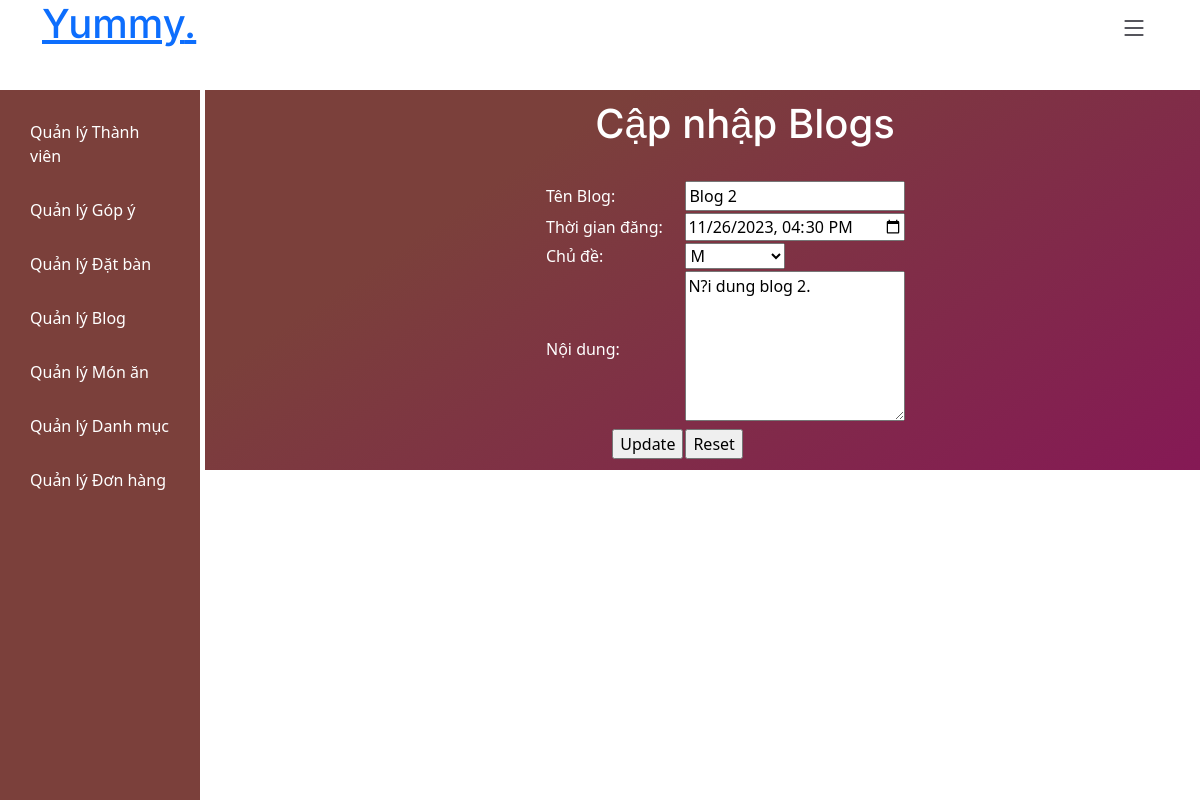
The page /admin/admin_home.php?page=admin_blogs_edit&mablog=2 (signed in) on the database as committed earlier.
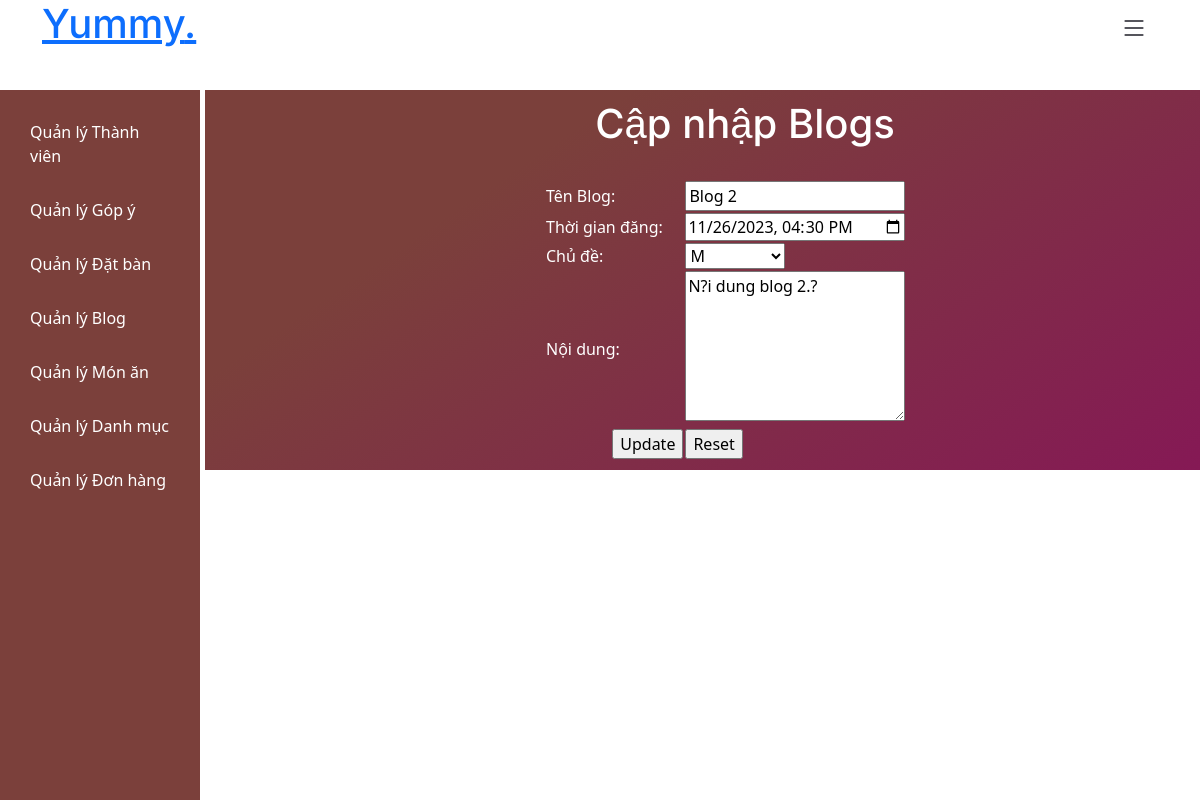
The same page on the database as committed later.
### tables this page shows
CREATE TABLE `blog` (
  `MaBlog` int(11) NOT NULL,
  `TenBlog` mediumtext NOT NULL,
  `ThoiGianDang` datetime NOT NULL,
  `ChuDe` varchar(50) NOT NULL,
  `NoiDung` longtext NOT NULL,
  `MaLoaiBlog` int(11) NOT NULL
);

### admin/admin_blogs_edit.php (the view, shortened to what this page needs)
<?php
require_once("../components/connection.php");
	$mablog = $_GET["mablog"];
	$sql = "SELECT * FROM blog where MaBlog=$mablog";
	$result = $conn->query($sql);
	$row = $result->fetch_assoc();
?>
<!DOCTYPE html>
<html lang="en">
<head>
    <link href="https://cdn.jsdelivr.net/npm/bootstrap@5.3.1/dist/css/bootstrap.min.css" rel="stylesheet">
</head>
<body>
<h1 align=center>Cập nhập Blogs</h1>
		<br>
        <form method=POST action="admin_blogs_edit_action.php?MaBlog=<?php echo $mablog; ?>">
			<table border=0 align=center width=400>
				<tr>
					<td>Tên Blog:</td>
					<td><input style="width:220px" type=text value="<?php echo $row["TenBlog"];?>" name=txtTenBlog></td>
				</tr>
				<tr>
					<td>Thời gian đăng:</td>
                    <td><input type=datetime-local  style="width:220px" value="<?php echo $row["ThoiGianDang"];?>" name=txtThoiGianDang></td>
				</tr>
				<tr>
					<td>Chủ đề:</td>
					<td>
						<select name=slChuDe>
							<?php
                                $sql1 = "select * from loaiblog";
                                $result1 = $conn->query($sql1);
								while($row1 = $result1->fetch_assoc())
								{
							?>
								<option value=<?php echo $row1["TenLoaiBlog"];?>
								<?php
									if($row1["TenLoaiBlog"]==$row["ChuDe"])
									{
										echo " selected ";
									}
								?>
								 > <?php echo $row1["TenLoaiBlog"]; ?> </option>
							<?php
								}
							?>
						</select>
					</td>
				</tr>
				<tr>
					<td>Nội dung:</td>
					<td><textarea cols=20 style="width:220px" rows=6 name=taNoiDung value= ><?php echo $row["NoiDung"];?></textarea></td>
				</tr>
				<tr>
					<td align=right><input type=submit value="Update"></td>
					<td><input type=reset value="Reset">
				</tr>
			</table>
		</form>
</body>
</html>

Rows that differ between the two databases and show on the page:
changed blog "Blog 2": taNoiDung "N?i dung blog 2." → "N?i dung blog 2.?"
